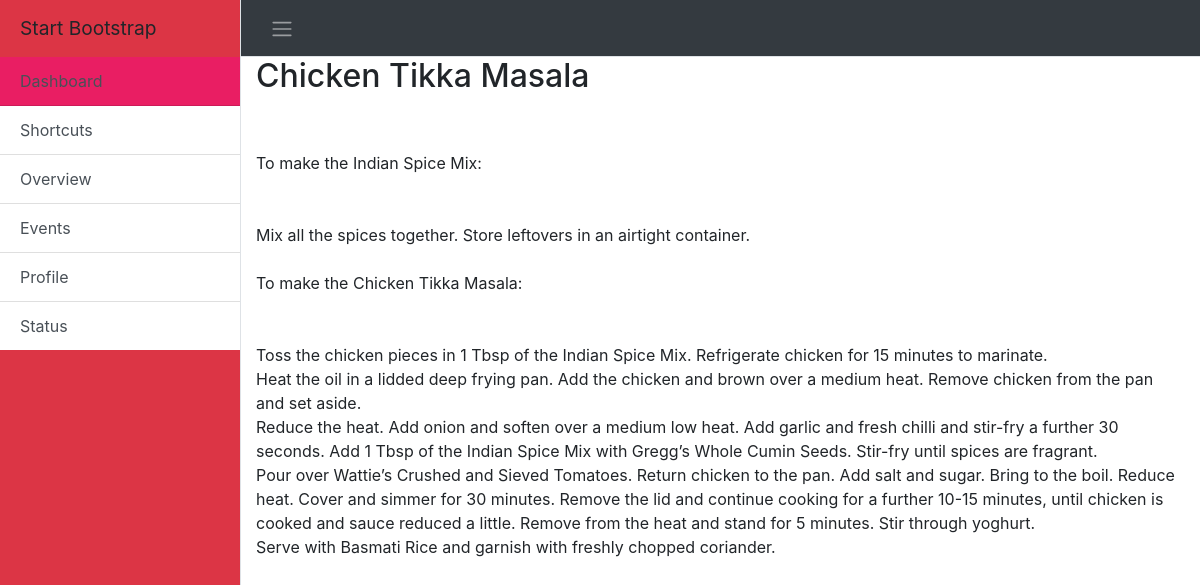
Screenshot of /post/9/ with the database file from the repository.
### food/models.py (models this page shows, shortened)
class Post(models.Model):
	title = models.CharField(max_length=200)
	image = models.CharField(max_length=500)
	article_link = models.CharField(max_length=500, default='None')
	ingredients = models.TextField()
	text = models.TextField()
	published_date = models.DateTimeField(default=timezone.now())

### food/views.py (the view)
# urls.py: path('post/<int:pk>/', views.post_detail, name='post_detail'),
def post_detail(request, pk):
	post = get_object_or_404(Post, pk=pk)
	return render(request, 'food/post_detail.html', {'post': post})

### food/templates/food/post_detail.html
{% extends 'food/base.html' %}
{% block content %}
<div class="post">
        <h2>{{ post.title }}</h2>
        <p>{{ post.text|linebreaksbr }}</p>
    </div>
{% endblock %}

### food/static/css/stylesheet.css (style rules this page uses)
body { overflow-x: hidden; }

### rows the page displays
Post: title "Chicken Tikka Masala", text "To make the Indian Spice Mix: Mix all the spices together. Store leftovers in an airtight container. To make the Chicken Tikka Masala: Toss the chicken pieces in 1 Tbsp of the Indian Spice Mix. Refrigerate chicken for 15 minutes to marinate. Heat the oil in a lidded deep frying pan. Add the chicken and brown over a medium heat. Remove chicken from the pan and set aside. Reduce the heat. Add onion and soften over a medium low heat. Add garlic and fresh chilli and stir-fry a further 30 seconds. Add 1 Tbsp of the Indian Spice Mix with Gregg’s Whole Cumin Seeds. Stir-fry until spices are fragrant. Pour over Wattie’s Crushed and Sieved Tomatoes. Return chicken to the pan. Add salt and sugar.…"
